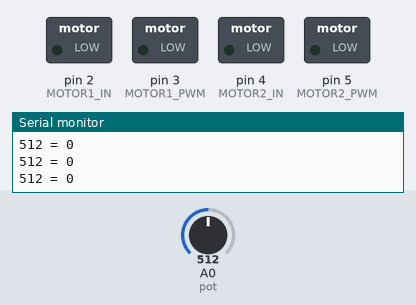
Simulated run of this sketch. Board: Arduino Uno, built with avr-gcc and run on an emulated ATmega328P. On the bench: switched loads named in the sketch (green lamp = pin HIGH), the last lines printed to the serial monitor. Inputs (shaded band) come from the test bench; at power-on: A0 (pot) = 512.

Above: at 1.2 s.
1.3 s: A0 (pot) set to 541
4.3 s: A0 (pot) set to 568
At 5.5 s:
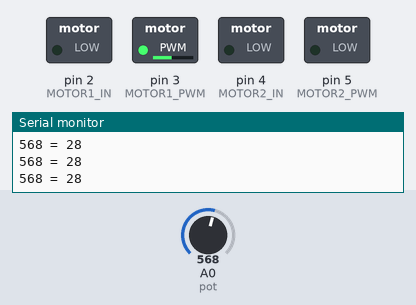
5.8 s: A0 (pot) set to 716
At 6.7 s:
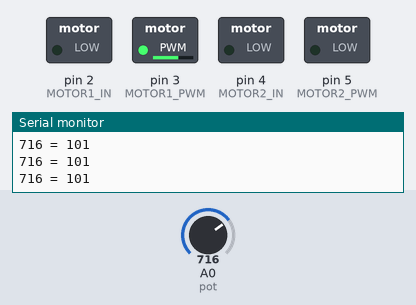
7.3 s: A0 (pot) set to 10
At 7.8 s:
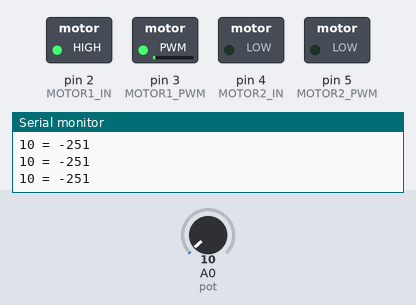
8.8 s: A0 (pot) set to 900
At 9.3 s:
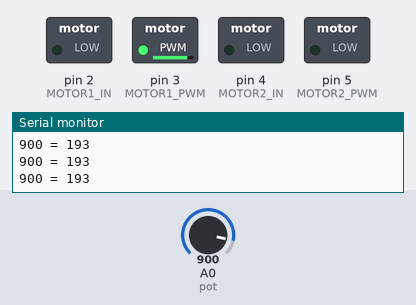
10.3 s: A0 (pot) set to 306
At 11.6 s:
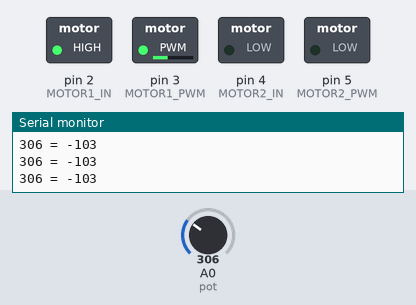
Timing chart, 0 to 12.8 s (numbered marks = the images above; inputs shaded):
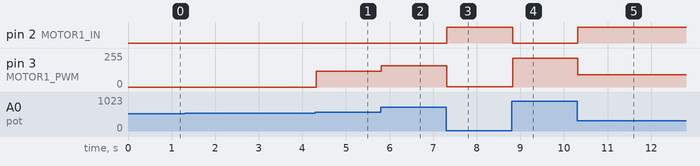

The sketch:

Brushed_DC_Motors_3.ino
```cpp
const int MOTOR1_IN = 2;
const int MOTOR1_PWM = 3;
const int MOTOR2_IN = 4;
const int MOTOR2_PWM = 5;
const int pot = A0;
const int motorLowest = 100;

void setup(){
  pinMode(MOTOR1_IN, OUTPUT);
  pinMode(MOTOR1_PWM, OUTPUT);
  pinMode(MOTOR2_IN, OUTPUT);
  pinMode(MOTOR2_PWM, OUTPUT);
  Serial.begin(9600);
  pinMode(pot, INPUT);
}
void loop(){
  int potReading = analogRead(pot);//0-1023
  int motorSpeed = map(potReading, 0, 1023, -255, 255);

  Serial.print(potReading);
  Serial.print(" = ");
  Serial.println(motorSpeed);

  if(motorSpeed > 20){
    motorSpeed = map(motorSpeed, 0, 255, motorLowest, 255);
    analogWrite(MOTOR1_PWM, motorSpeed);
    digitalWrite(MOTOR1_IN, 0);
  }else if(motorSpeed < -20){
    motorSpeed = map(motorSpeed, -255, 0, -255, motorLowest * -1);
    analogWrite(MOTOR1_PWM, motorSpeed);
    digitalWrite(MOTOR1_IN, 1);
  }else{
    analogWrite(MOTOR1_PWM, 0);
    digitalWrite(MOTOR1_IN, 0);
  }
}
```

Measured:
- the behaviour switches between 553 and 554 on A0 (pot) (found by bisection; images 0 and 1)
- after the input at 4.3 s, pin 3 (MOTOR1_PWM): 0/255 → 117/255 at once
- after the input at 5.8 s, pin 3 (MOTOR1_PWM): 117/255 → 161/255 at once
- after the input at 7.3 s, pin 2 (MOTOR1_IN): LOW → HIGH at once; pin 3 (MOTOR1_PWM): 161/255 → 3/255 at once
- after the input at 8.8 s, pin 2 (MOTOR1_IN): HIGH → LOW at once; pin 3 (MOTOR1_PWM): 3/255 → 217/255 at once
- after the input at 10.3 s, pin 2 (MOTOR1_IN): LOW → HIGH at once; pin 3 (MOTOR1_PWM): 217/255 → 93/255 at once
